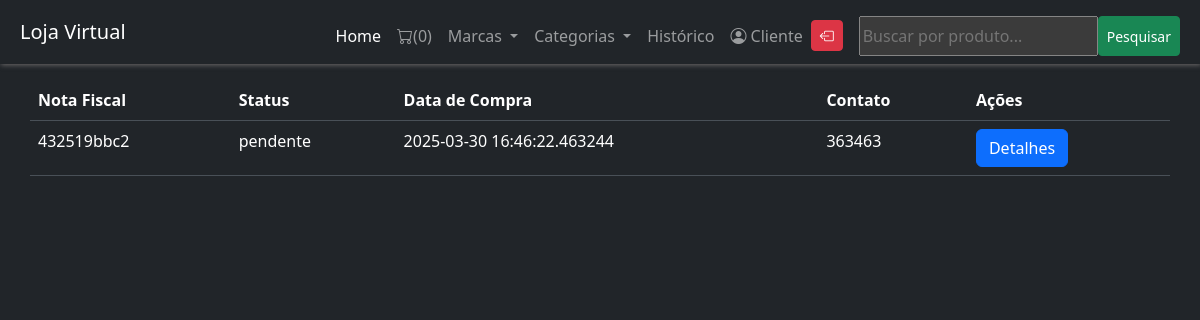
/cliente/historico (signed in), run on the app's committed database.
### loja/clientes/models.py (models this page shows, shortened)
class CadastrarCliente(db.Model, UserMixin):
    id = db.Column(db.Integer, primary_key = True)
    name = db.Column(db.String(50), unique = False, nullable = False)
    username = db.Column(db.String(50), unique = True, nullable = False )
    email = db.Column(db.String(50), unique = True, nullable = False )
    password = db.Column(db.String(180), unique=False, nullable = False)
    country = db.Column(db.String(50), unique = False, nullable = False )
    state = db.Column(db.String(50), unique = False, nullable = False )
    city = db.Column(db.String(50), unique = False, nullable = False )
    contact = db.Column(db.String(50), unique = False, nullable = False )
    address = db.Column(db.String(50), unique = False, nullable = False)
    zipcode = db.Column(db.String(50), unique = False, nullable = False)
    profile = db.Column(db.String(50), unique = False, default = 'profile.jpg' )
    data_criado = db.Column(db.DateTime(50), unique = False, nullable = False, default=datetime.utcnow )

class ClientePedido(db.Model):
    id = db.Column(db.Integer, primary_key = True)
    notaFiscal = db.Column(db.String(50), unique = True, nullable = False)
    status = db.Column(db.String(50), default='pendente', nullable = False )
    cliente_id = db.Column(db.String(50), unique = False, nullable = False )
    data_criado= db.Column(db.DateTime, default=datetime.utcnow, nullable = False)
    pedido = db.Column(JsonEcodedDirect)

### loja/clientes/routes.py (the view)
@app.route('/cliente/historico', methods=['GET', 'POST'])
@login_required
def historico():
    if current_user.is_authenticated:
        cliente_id = current_user.id
        pedidos = ClientePedido.query.filter_by(cliente_id=cliente_id).all()
        subtotal = 0
        for pedido in pedidos:
            if isinstance(pedido.pedido, str):  # Verificar se o pedido é uma string
                pedido.pedido = json.loads(pedido.pedido)
            for _key, produto in pedido.pedido.items():
                discount = (produto['discount'] / 100) * float(produto['price'])
                subtotal += (float(produto['price']) - discount) * int(produto['quantity'])
        imposto = round(0.06 * subtotal, 2)  # Imposto de 6%
        gTotal = round(subtotal + imposto, 2)
        marcas = Marca.query.join(Addproduto, (Marca.id == Addproduto.marca_id)).all()
        categorias = Categoria.query.join(Addproduto, (Categoria.id == Addproduto.categoria_id)).all()
    return render_template('cliente/historico.html', pedidos=pedidos, marcas=marcas, categorias=categorias, title='Histórico de pedidos', imposto=imposto, subtotal=subtotal, gTotal=gTotal)

### loja/clientes/models.py (called while the page is built)
@login_manager.user_loader
def user_carregar(user_id):
    return CadastrarCliente.query.get(user_id)

    def process_bind_param(self, value, dialect):
        if value is None:
            return '{}'
        else:
            return json.dumps(value)

### loja/templates/cliente/historico.html (shortened to what this page needs)
{%extends 'layouts.html'%}
{% block content %}
{% include 'navbar.html' %}
<div class="container mt-5">
    <div class="row">
        <table class="table mt-3">
            <thead>
                <tr>
                    <th>Nota Fiscal</th>
                    <th>Status</th>
                    <th>Data de Compra</th>
                    <th>Contato</th>
                    <th>Ações</th>
                </tr>
            </thead>
            <tbody>
                {% for pedido in pedidos %}
                <tr>
                    <td>{{ pedido.notaFiscal }}</td>
                    <td>{{ pedido.status }}</td>
                    <td>{{ pedido.data_criado}}</td>
                    <td>{{ current_user.contact }}</td>
                    <td>
                        <button type="button" class="btn btn-primary" data-bs-toggle="modal" data-bs-target="#{{pedido.notaFiscal}}">
                            Detalhes
                        </button>
                    </td>
                </tr>
                {% endfor %}
            </tbody>
        </table>
    </div>
</div>
{% endblock %}

### loja/templates/navbar.html (shortened to what this page needs)
<head>
  <link href="https://cdn.jsdelivr.net/npm/bootstrap-icons/font/bootstrap-icons.css" rel="stylesheet">
</head>
<div class="container p-2">
    <nav class="navbar navbar-dark bg-dark fixed-top navbar-expand-lg p-2" style="box-shadow: 1px 1px 5px rgb(109, 107, 107);">
        <div class="container-fluid">
          <a class="navbar-brand" href="{{url_for('home')}}">Loja Virtual</a>
          <div class="offcanvas offcanvas-end text-bg-dark" tabindex="-1" id="offcanvasDarkNavbar" aria-labelledby="offcanvasDarkNavbarLabel">
            <div class="offcanvas-body">
              <ul class="navbar-nav justify-content-end flex-grow-1 pe-3 mt-2 mr-2">
                <li class="nav-item">
                  <a class="nav-link active" aria-current="page" href="{{url_for('home')}}">Home</a>
                </li>
                <li class="nav-item">
                  <a class="nav-link" href="{{url_for('getCart')}}" tabindex="-1"><i class="bi bi-cart"></i>({{session['LojainCarrinho']|length}})</a>
                </li>
                <li class="nav-item dropdown">
                  <a class="nav-link dropdown-toggle" href="#" role="button" data-bs-toggle="dropdown" aria-expanded="false">
                    Marcas
                  </a>
                </li>
                <li class="nav-item dropdown">
                    <a class="nav-link dropdown-toggle" href="#" role="button" data-bs-toggle="dropdown" aria-expanded="false">
                      Categorias
                    </a>
                  </li>
                {% if current_user.is_authenticated %}
                <li class="nav-item">
                  <a class="nav-link" href="{{url_for('historico')}}" tabindex="-1">Histórico</a>
                </li>
                <li class="nav-item">
                  <a href="" class="nav-link "><i class="bi bi-person-circle"></i> {{current_user.name}}</a>
                </li>
                {%endif%}
                {% if current_user.is_authenticated %}
                <li class="nav-item">
                  <a class="btn btn-danger btn-sm mt-1" href="{{url_for('cliente_logout')}}" tabindex="-1"><i class="bi bi-box-arrow-left"></i></a>
                </li>
                {%else%}
                <li class="nav-item">
                  <a class="nav-link" href="{{url_for('cadastrar_clientes')}}" tabindex="-1">Cadastrar-se</a>
                </li>
                <li class="nav-item"><a class="btn btn-success btn-sm mt-1" href="{{url_for('clienteLogin')}}" tabindex="-1"><i class="bi bi-box-arrow-right"></i></a>
                </li>
                {%endif%}
              </ul>
              <form method="get" action="{{ url_for('pesquisa') }}" class="d-flex mt-2" role="search">
                <input type="text" name="query" placeholder="Buscar por produto..." value="{{ pesquisa  }}" class="mr-1">
                <button type="submit " class="btn btn-success btn-sm">Pesquisar</button>
              </form>
            </div>
          </div>
        </div>
      </nav>
</div>

### data on the page
CadastrarCliente: name "Cliente", contact "363463"
ClientePedido: notaFiscal "432519bbc2", status "pendente", data_criado "2025-03-30 16:46:22.463244"

### other printed values
{{ session['LojainCarrinho']|length }} "0"
